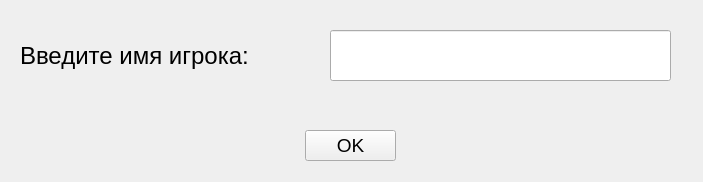
<?xml version="1.0" encoding="UTF-8"?>
<ui version="4.0">
 <class>Form</class>
 <widget class="QWidget" name="Form">
  <property name="geometry">
   <rect>
    <x>0</x>
    <y>0</y>
    <width>703</width>
    <height>182</height>
   </rect>
  </property>
  <property name="windowTitle">
   <string>Form</string>
  </property>
  <widget class="QLabel" name="label">
   <property name="geometry">
    <rect>
     <x>20</x>
     <y>30</y>
     <width>291</width>
     <height>51</height>
    </rect>
   </property>
   <property name="font">
    <font>
     <pointsize>18</pointsize>
    </font>
   </property>
   <property name="text">
    <string>Введите имя игрока: </string>
   </property>
  </widget>
  <widget class="QLineEdit" name="player_name_lineedit">
   <property name="geometry">
    <rect>
     <x>330</x>
     <y>30</y>
     <width>341</width>
     <height>51</height>
    </rect>
   </property>
   <property name="font">
    <font>
     <pointsize>18</pointsize>
    </font>
   </property>
  </widget>
  <widget class="QPushButton" name="ok_button">
   <property name="geometry">
    <rect>
     <x>305</x>
     <y>130</y>
     <width>91</width>
     <height>31</height>
    </rect>
   </property>
   <property name="font">
    <font>
     <pointsize>14</pointsize>
    </font>
   </property>
   <property name="text">
    <string>OK</string>
   </property>
  </widget>
  <widget class="QLabel" name="status_label">
   <property name="geometry">
    <rect>
     <x>175</x>
     <y>100</y>
     <width>281</width>
     <height>31</height>
    </rect>
   </property>
   <property name="font">
    <font>
     <pointsize>12</pointsize>
    </font>
   </property>
   <property name="text">
    <string/>
   </property>
   <property name="alignment">
    <set>Qt::AlignCenter</set>
   </property>
  </widget>
 </widget>
 <resources/>
 <connections/>
</ui>
